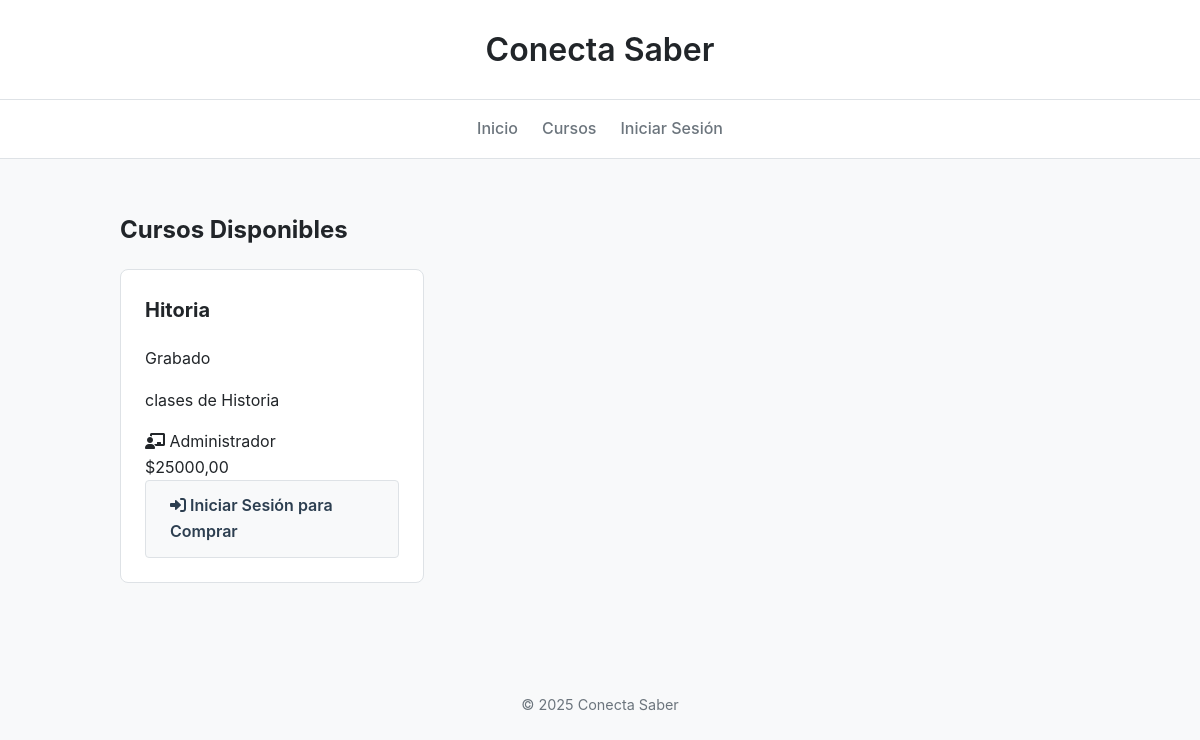
The app's page /cursos/, older data.
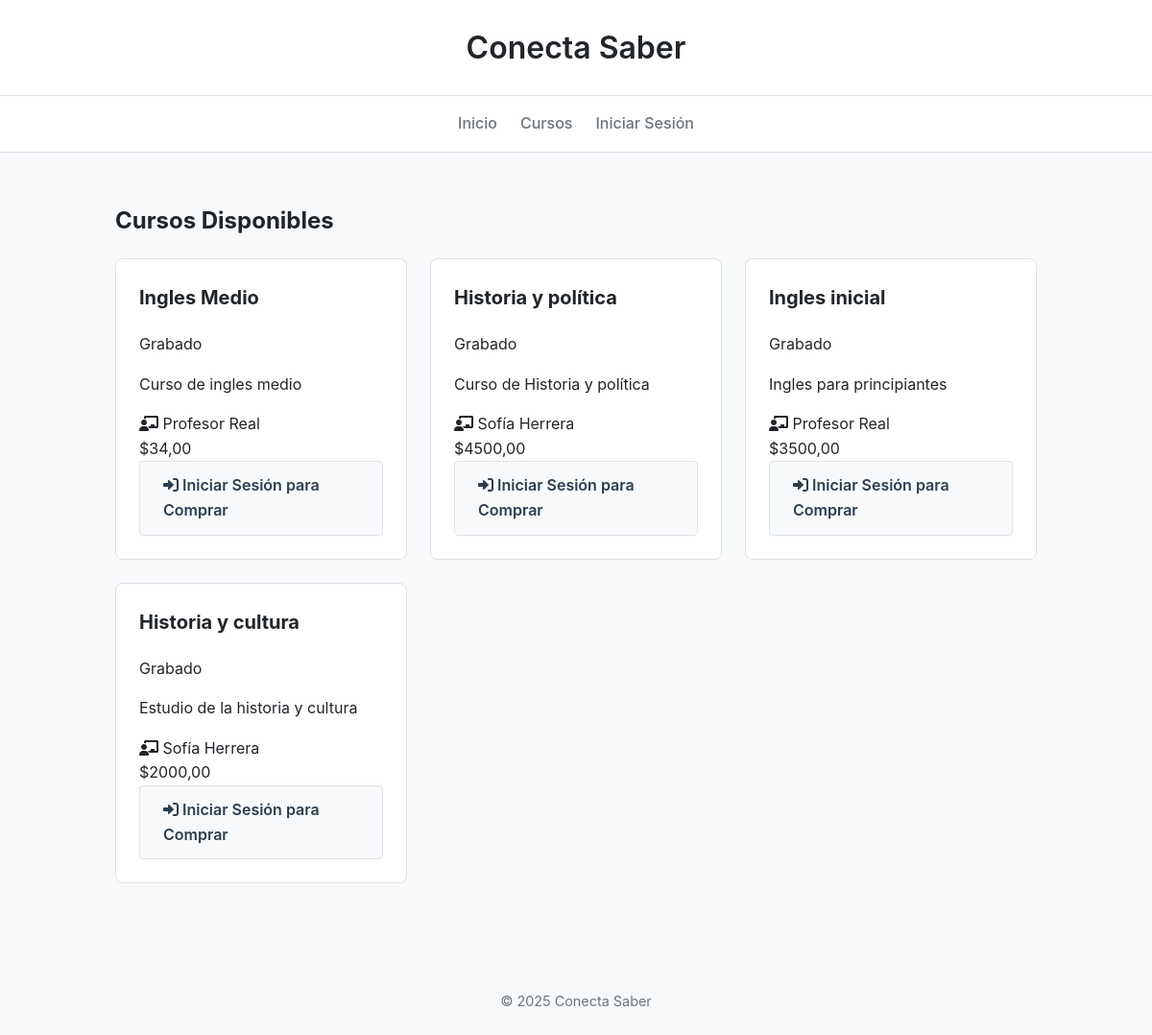
The same page, newer data.
### core/models.py (models this page shows, shortened)
class Curso(models.Model):
    instructor = models.ForeignKey(Usuario, on_delete=models.CASCADE, related_name='cursos')
    titulo = models.CharField(max_length=100)
    slug = models.SlugField(unique=True, blank=True)
    descripcion = models.TextField()
    precio = models.DecimalField(max_digits=10, decimal_places=2)
    tipo = models.CharField(
        max_length=20,
        choices=[('grabado', 'Grabado'), ('en vivo', 'En vivo')]
    )
    estado = models.CharField(
        max_length=20,
        choices=[('activo', 'Activo'), ('inactivo', 'Inactivo')],
        default='activo'
    )
    link_material = models.URLField(blank=True, null=True, help_text="Link opcional para material adicional del curso")
    archivo_pdf = models.FileField(upload_to='cursos/pdfs/', blank=True, null=True, help_text="Archivo PDF opcional para el curso")
    fecha_creacion = models.DateTimeField(auto_now_add=True)
    fecha_actualizacion = models.DateTimeField(auto_now=True)
    class Meta:
        ordering = ['-fecha_creacion']

class Usuario(AbstractUser):
    nombre_completo = models.CharField(max_length=100)
    es_estudiante = models.BooleanField(default=False)
    es_instructor = models.BooleanField(default=False)
    es_administrador = models.BooleanField(default=False)
    titulo_especialidad = models.CharField(max_length=100, blank=True, null=True, help_text="Título o especialidad del instructor (ej: 'Profesor de Historia', 'Ingeniero en Sistemas')")

### core/views.py (the view, shortened to what this page needs)
# urls.py: path('cursos/', views.course_list, name='course_list'),
def course_list(request: HttpRequest) -> HttpResponse:
    courses = Curso.objects.all()
    user_courses = []
    context = {
        "courses": courses,
        "user_courses": user_courses,
    }
    return render(request, "core/course_list.html", context)

### core/templates/core/course_list.html (shortened to what this page needs)
{% extends "core/base.html" %}
{% block content %}
    <h2>Cursos Disponibles</h2>
    <div class="course-grid">
        {% for course in courses %}
            <div class="course-card">
                <div class="course-header">
                    <h3>{{ course.titulo }}</h3>
                    <span class="course-type {{ course.tipo }}">{{ course.get_tipo_display }}</span>
                </div>
                <div class="course-body">
                    <p class="description">{{ course.descripcion|truncatewords:30 }}</p>
                    <div class="instructor-info">
                        <i class="fas fa-chalkboard-teacher"></i>
                        <span>{{ course.instructor.nombre_completo }}</span>
                    </div>
                </div>
                <div class="course-footer">
                    <div class="price">${{ course.precio }}</div>
                    {% if user.is_authenticated %}
                        {% if user.es_estudiante %}
                            {% if course in user_courses %}
                                <a href="{% url 'ver_contenido' course.pk %}" class="btn-access">
                                    <i class="fas fa-play-circle"></i>
                                    Ver Contenido
                                </a>
                            {% else %}
                                <a href="{% url 'pagar_curso' course.pk %}" class="btn-enroll">
                                    <div class="btn-content">
                                        <div class="btn-main">
                                            <i class="fas fa-shopping-cart"></i>
                                            <span>Comprar Curso</span>
                                        </div>
                                        <div class="btn-price">
                                            <span>${{ course.precio }}</span>
                                        </div>
                                    </div>
                                </a>
                            {% endif %}
                        {% else %}
                            <span class="instructor-note">Acceso solo para estudiantes</span>
                        {% endif %}
                    {% else %}
                        <a href="{% url 'login' %}?next={% url 'pagar_curso' course.pk %}" class="btn-login">
                            <i class="fas fa-sign-in-alt"></i>
                            Iniciar Sesión para Comprar
                        </a>
                    {% endif %}
                </div>
            </div>
        {% empty %}
            <p>No hay cursos disponibles en este momento.</p>
        {% endfor %}
    </div>
{% endblock %}

### core/templates/core/base.html (shortened to what this page needs)
<!DOCTYPE html>
<html lang="es">
<head>
    <link rel="stylesheet" href="https://cdnjs.cloudflare.com/ajax/libs/font-awesome/6.0.0/css/all.min.css">
    {% load static %}
    <link rel="stylesheet" href="{% static 'core/css/buttons.css' %}">
    <link rel="stylesheet" href="{% static 'core/css/auth.css' %}">
    <link rel="stylesheet" href="{% static 'core/css/dashboard.css' %}">
</head>
<body>
    <header>
        <h1>
            <a href="{% url 'home' %}" style="text-decoration: none; color: inherit;">
                Conecta Saber
            </a>
        </h1>
    </header>
    <nav>
        <a href="{% url 'home' %}">Inicio</a>
        <a href="{% url 'course_list' %}">Cursos</a>
        {% if user.is_authenticated %}
            {% if user.is_superuser %}
                <a href="{% url 'admin_dashboard' %}">Mi Panel</a>
            {% elif user.es_instructor %}
                <a href="{% url 'instructor_dashboard' %}">Mi Panel</a>
            {% else %}
                <a href="{% url 'dashboard' %}">Mi Panel</a>
            {% endif %}
            <a href="{% url 'logout' %}">Cerrar Sesión</a>
        {% else %}
            <a href="{% url 'login' %}">Iniciar Sesión</a>
        {% endif %}
    </nav>
    <main>
        {% block content %}{% endblock %}
    </main>
    <footer>
        <p>&copy; {% now "Y" %} Conecta Saber</p>
    </footer>
</body>
</html>

### core/static/core/css/buttons.css (style rules this page uses)
.btn-login { background-color: #f8f9fa; color: #2c3e50; padding: 0.75rem 1.5rem; border-radius: 4px; text-decoration: none; font-weight: 600; display: inline-block; border: 1px solid #dee2e6; }

### core/templates/core/base.html (style rules this page uses)
:root { --primary-color: #007bff; --secondary-color: #6c757d; --background-color: #f8f9fa; --text-color: #212529; --card-bg: #ffffff; --border-color: #dee2e6; }
body { font-family: -apple-system, BlinkMacSystemFont, "Segoe UI", Roboto, "Helvetica Neue", Arial, sans-serif; margin: 0; background-color: var(--background-color); color: var(--text-color); line-height: 1.6; }
header { background-color: var(--card-bg); color: var(--text-color); padding: 1.5rem 2rem; text-align: center; border-bottom: 1px solid var(--border-color); }
header h1 { margin: 0; font-weight: 600; }
nav { background-color: var(--card-bg); padding: 1rem; border-bottom: 1px solid var(--border-color); display: flex; justify-content: center; gap: 1.5rem; }
nav a { color: var(--secondary-color); text-decoration: none; font-weight: 500; transition: color 0.2s; }
main { padding: 2rem; max-width: 960px; margin: 0 auto; }
.course-grid { display: grid; grid-template-columns: repeat(auto-fill, minmax(280px, 1fr)); gap: 1.5rem; }
.course-card { background-color: var(--card-bg); border: 1px solid var(--border-color); border-radius: 8px; padding: 1.5rem; transition: box-shadow 0.2s, transform 0.2s; }
.course-card h3 { margin-top: 0; font-size: 1.25rem; }
footer { text-align: center; padding: 2rem; margin-top: 2rem; color: var(--secondary-color); font-size: 0.9rem; }

Row changes from the older to the newer data that the page shows:
removed Curso: titulo "Hitoria", tipo "Grabado", descripcion "clases de Historia", instructor.nombre_completo "Administrador", precio "25000,00"
added Curso: titulo "Ingles Medio", tipo "Grabado", descripcion "Curso de ingles medio", instructor.nombre_completo "Profesor Real", precio "34,00"
added Curso: titulo "Historia y política", tipo "Grabado", descripcion "Curso de Historia y política", instructor.nombre_completo "Sofía Herrera", precio "4500,00"
added Curso: titulo "Ingles inicial", tipo "Grabado", descripcion "Ingles para principiantes", instructor.nombre_completo "Profesor Real", precio "3500,00"
added Curso: titulo "Historia y cultura", tipo "Grabado", descripcion "Estudio de la historia y cultura", instructor.nombre_completo "Sofía Herrera", precio "2000,00"
